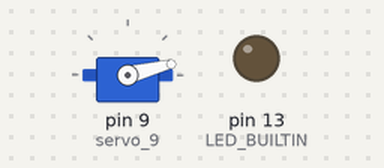
Bench run of a sketch on a simulated Arduino Uno, built with avr-gcc and run on an emulated ATmega328P. Shown: servo, output pins drawn as LEDs (lit = HIGH).

Above: at 0.15 s.
At 9.82 s:
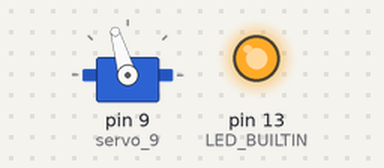
At 19.8 s:
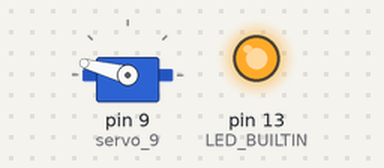
At 39.75 s:
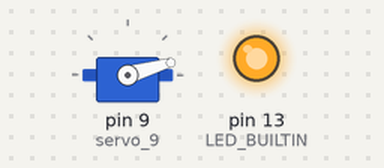
Timing chart, 0 to 40.0 s (numbered marks = the images above):
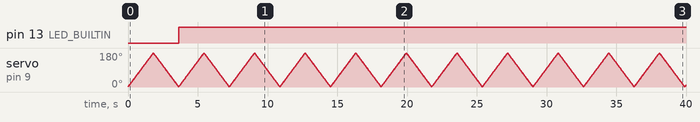

Measured:
- by itself, pin 13 (LED_BUILTIN): LOW → HIGH at 3.6 s

The sketch:

code.ino
```cpp
#include <Servo.h>

int Position = 0;


Servo servo_9;

void setup()
{
  servo_9.attach(9, 500, 6500);

  pinMode(LED_BUILTIN, OUTPUT);
}

void loop()
{
  Position = 0;
  for (Position = 1; Position <= 180; Position += 1) {
    servo_9.write(Position);
    delay(10); // Wait for 10 millisecond(s)
  }
  for (Position = 180; Position >= 1; Position -= 1) {
    servo_9.write(Position);
    delay(10); // Wait for 10 millisecond(s)
  }

  digitalWrite(LED_BUILTIN, HIGH);
}
```
